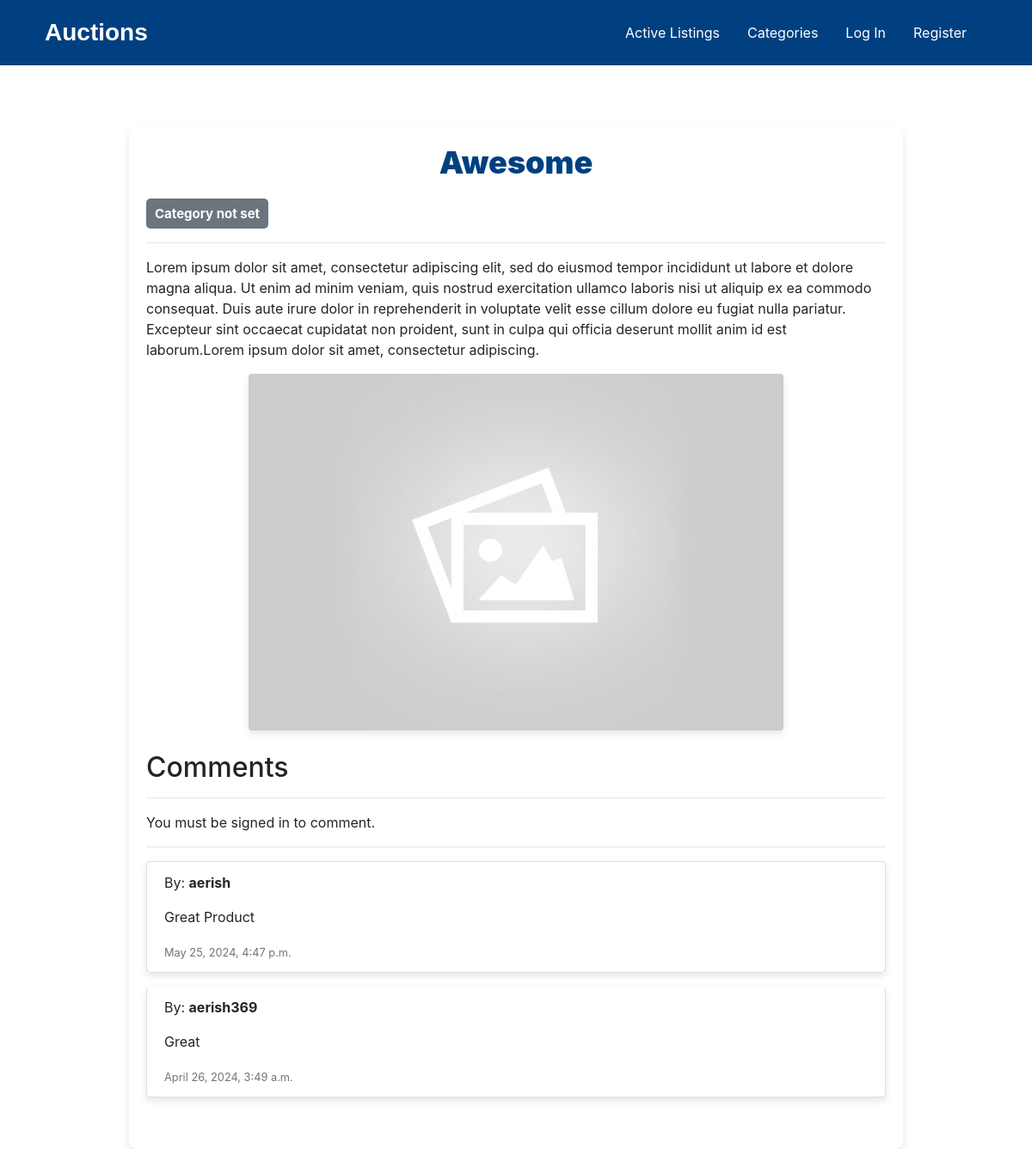
/listing/2/, run on the app's committed database.
### auctions/models.py (models this page shows, shortened)
class Listings(models.Model):
        owner = models.ForeignKey(User, on_delete=models.CASCADE, default=None)
        title = models.CharField(max_length=60)
        description = models.TextField(max_length=700, blank=True, null=True)
        category = models.ForeignKey(Category, on_delete=models.CASCADE, null=True, blank=True)
        bid_price = models.IntegerField(blank=True, null=True)
        image = models.ImageField(null=True, blank=True, upload_to='listing-image', default='listing-image/default.jpg')
        is_active= models.BooleanField(default=True)
        in_watchlist = models.ManyToManyField(User, blank=True, related_name="watchlist")

class Comments(models.Model):
        owner = models.ForeignKey(User, on_delete=models.CASCADE, default=None)
        listing = models.ForeignKey(Listings, on_delete=models.CASCADE, default=None)
        body = models.TextField(max_length=400, blank=True, null=True)
        created = models.DateTimeField(auto_now_add=True, null=True)
        class Meta:
            ordering = ['-created']

class User(AbstractUser):
        def __str__(self):
                return f"{self.username}"

### auctions/views.py (the view, shortened to what this page needs)
# urls.py: path('listing/<int:pk>/', views.bidListing, name='listing'),
def bidListing(request, pk):
    listingObj = Listings.objects.get(id=pk)
    comment_form = CommentsForm()
    all_comments = Comments.objects.filter(listing=listingObj)
    context ={
        'listing': listingObj,
        'bid_amount' : request.POST.get('bid_amount'),
        'form': comment_form,
        'comments': all_comments,
    }
    return render(request, 'auctions/listing.html', context)

### auctions/templates/auctions/listing.html (shortened to what this page needs)
{% extends 'auctions/layout.html' %}
{% load static %}
{% block staticfile %}{% static "auctions/active-listings.css" %}{% endblock %}
{% block body %}
<div class="container-box mt-5">
  <h1 class="text-center"><strong>{{ listing.title }}</strong></h1>
  {% if listing.category is None %}
  <span class="badge badge-secondary">Category not set</span>
  {% else %}
  <span class="badge badge-primary">{{ listing.category }}</span>
  {% endif %}
  <hr>
  <p>{{ listing.description }}</p>
  <div class="listingimg text-center mb-4">
    <img src="{{ listing.image.url }}" alt="{{ listing.title }}'s image" class="img-fluid rounded" />
  </div>
  <h2>Comments</h2>
  <hr>
  {% if request.user.is_authenticated %}
    <div class="comment-container mb-4">
      <p>Comment as {{ request.user.username }}</p>
      <form action="{% url 'comment' listing.id %}" method="POST">
        {% csrf_token %}
        <div class="form-group">
          {% for field in form %}
            {{ field }}
          {% endfor %}
          <input class="btn btn-primary mt-2" type="submit" value="Comment" id="comment-submit"/>
        </div>
      </form>
    </div>
  {% else %}
    <p>You must be signed in to comment.</p>
  {% endif %}
  <hr>
  <ul class="list-group mb-4">
    {% for comment in comments %}
      <li class="list-group-item mb-3">
        <p>By: <strong>{{ comment.owner }}</strong></p>
        <p>{{ comment.body }}</p>
        <small class="text-muted">{{ comment.created }}</small>
      </li>
    {% endfor %}
  </ul>
</div>
{% endblock %}

### auctions/templates/auctions/listing.html (style rules this page uses)
.container-box { max-width: 900px; margin: 0 auto; padding: 20px; background-color: #fff; border-radius: 10px; box-shadow: 0 4px 8px rgba(0, 0, 0, 0.1); }
h1 { font-size: 36px; font-weight: bold; color: #004080; margin-bottom: 20px; }
.badge { font-size: 15px; padding: 10px; border-radius: 5px; }
.listingimg img { max-width: 100%; height: auto; border-radius: 10px; box-shadow: 0 4px 8px rgba(0, 0, 0, 0.1); }
.list-group-item { background-color: #fff; border-radius: 6px; box-shadow: 0 4px 8px rgba(0, 0, 0, 0.1); }

### data on the page
Listings: title "Awesome", description "Lorem ipsum dolor sit amet, consectetur adipiscing elit, sed do eiusmod tempor incididunt ut labore et dolore magna aliqua. Ut enim ad minim veniam, quis nostrud exercitation ullamco laboris nisi ut aliquip ex ea commodo consequat. Duis aute irure dolor in reprehenderit in voluptate velit esse cillum dolore eu fugiat nulla pariatur. Excepteur sint occaecat cupidatat non proident, sunt in culpa qui officia deserunt mollit anim id est laborum.Lorem ipsum dolor sit amet, consectetur adipiscing.", image (placeholder picture)
Comments: owner "aerish", body "Great Product", created "May 25, 2024, 4:47 p.m."
Comments: owner "aerish369", body "Great", created "April 26, 2024, 3:49 a.m."
